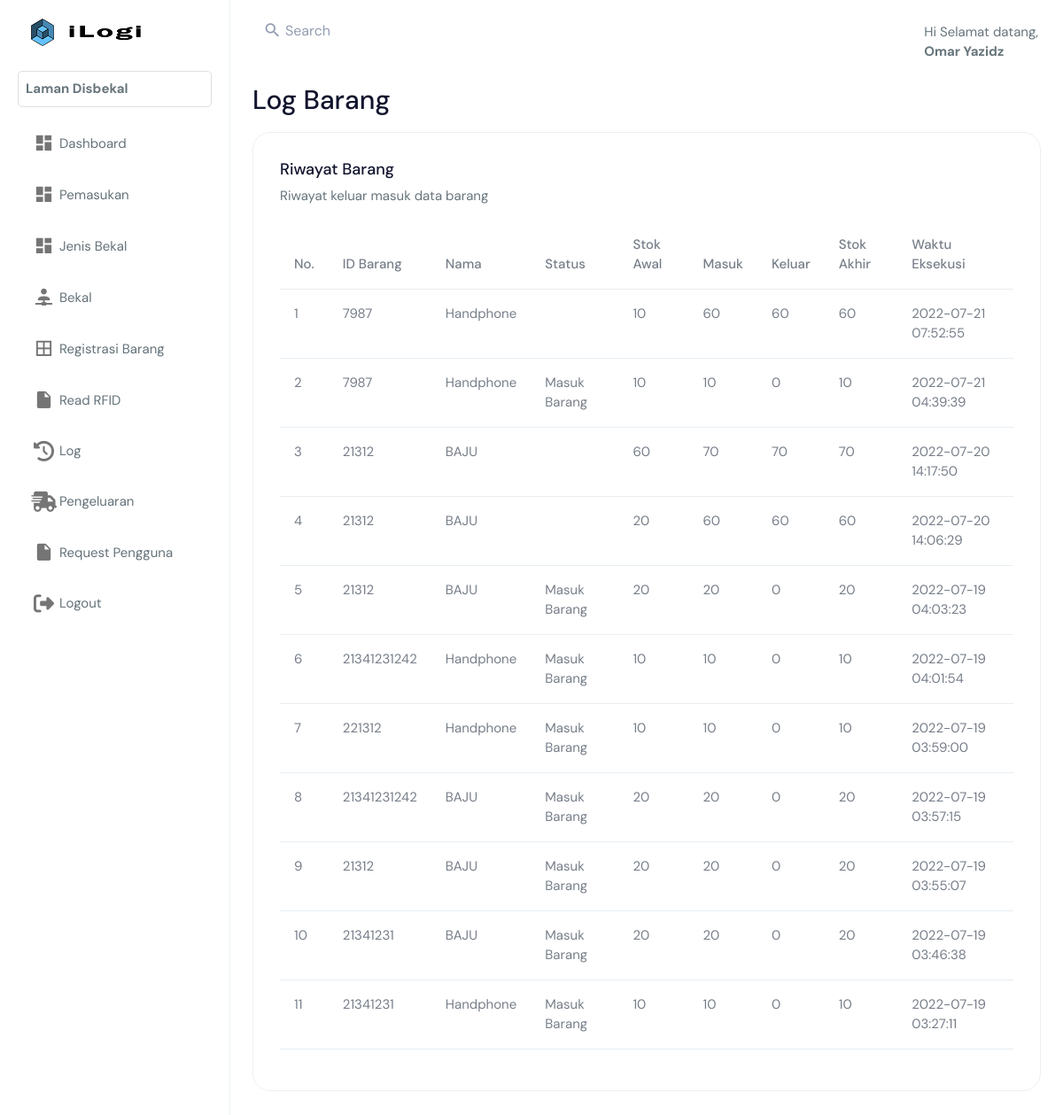
The app's page /index.php?page=log_barang.php (signed in), older data.
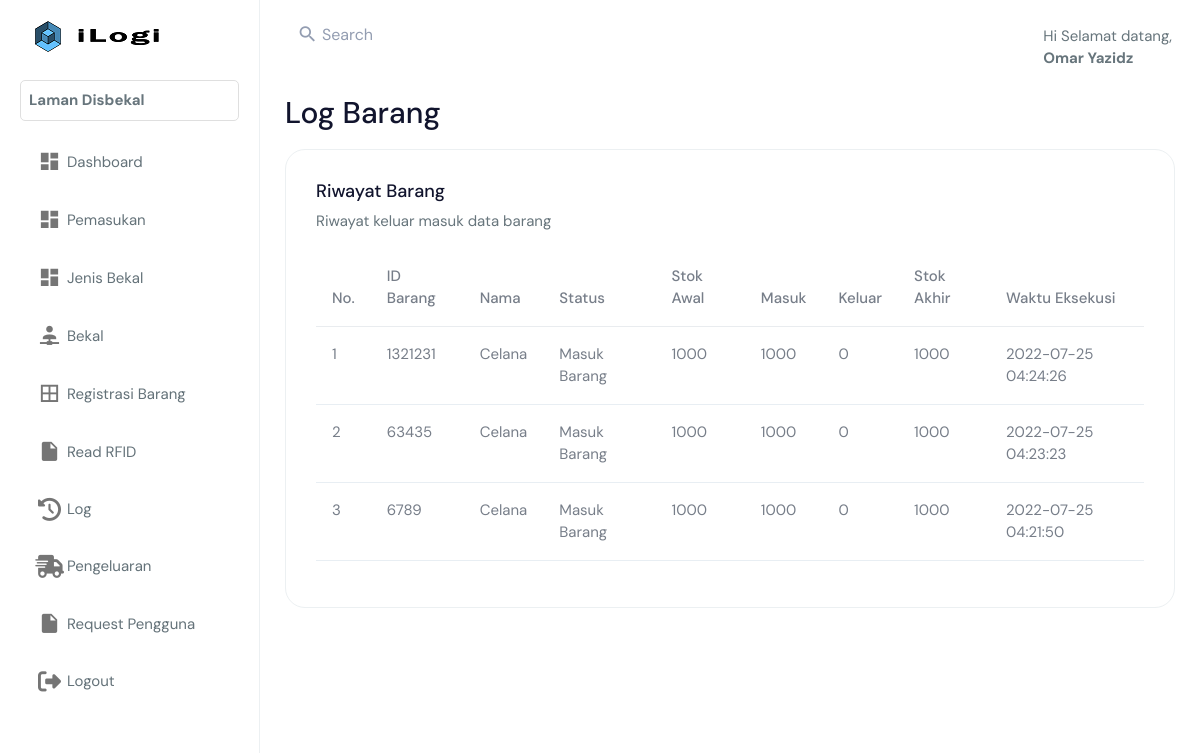
The same page, newer data.
### tables this page shows
CREATE TABLE `log` (
  `id_log` int(11) NOT NULL,
  `id_barang` varchar(11) NOT NULL,
  `nama_lama` varchar(250) NOT NULL,
  `nama_baru` varchar(250) NOT NULL,
  `status` varchar(255) NOT NULL,
  `stok_awal` int(11) NOT NULL,
  `stok_masuk` int(11) NOT NULL,
  `stok_keluar` int(11) NOT NULL,
  `stok_akhir` int(11) NOT NULL,
  `date` timestamp NOT NULL DEFAULT current_timestamp()
);

### log_barang.php (the view, shortened to what this page needs)
<body>
    <div class="page-wrapper">
        <div class="container-fluid">
            <div class="row">
                <div class="col-12">
                    <h1 style="margin:2% 0% 2% 0%">Log Barang</h1>
                    <div class="card">
                        <div class="card-body">
                            <div class="table-responsive">
                                <h4 text-align="left">Riwayat Barang</h4>
                                <p>Riwayat keluar masuk data barang</p>
                                <table class="table">
                                    <thead>
                                        <tr>
                                            <th>No.</th>
                                            <th>ID Barang</th>
                                            <th>Nama</th>
                                            <th>Status</th>
                                            <th>Stok Awal</th>
                                            <th>Masuk</th>
                                            <th>Keluar</th>
                                            <th>Stok Akhir</th>
                                            <th>Waktu Eksekusi</th>
                                        </tr>
                                    </thead>
                                    <tbody>
                                        <?php
                                            include 'database.php';
                                            $no = 1;
                                            $sql = mysqli_query($koneksi,'SELECT * FROM log LEFT JOIN barang USING(id_barang) ORDER BY id_log DESC');
                                            if (mysqli_num_rows($sql) > 0 ) {
                                            while ($row = mysqli_fetch_array($sql)){
                                        ?>
                                            <tr>
                                            <td><?php echo $no++ ?></td>
                                            <td><?php echo $row['id_barang']?></td>
                                            <td><?php echo $row['nama_baru']?></td>
                                            <td><?php echo $row['status']?></td>
                                            <td><?php echo $row['stok_awal']?></td>
                                            <td><?php echo $row['stok_masuk']?></td>
                                            <td><?php echo $row['stok_keluar']?></td>
                                            <td><?php echo $row['stok_akhir']?></td>
                                            <td><?php echo $row['date']?></td>
                                            </tr>
                                        <?php }
                                        }else { ?>
                                            <tr>
                                                <td colspan="9">Tidak ada data</td>
                                            </tr>
                                        <?php } ?>
                                </tbody>
                            </table>
                            </div>
                        </div>
                    </div>
                </div>
            </div>
        </div>
    </div>
</body>
</html>

### index.php (shortened to what this page needs)
<?php
    $page = isset($_GET['page']) ? $_GET['page'] : false;
    if($_SESSION['login']==0){
		header("location:login.php");
	} else if ($_SESSION['role']=="User"){
        $nama_user = $_SESSION['nama_user'];
        $role = $_SESSION['role'];
    }else if ($_SESSION['role']=="Penyedia"){
        $nama_user = $_SESSION['nama_user'];
        $role = $_SESSION['role'];
    }else {
        $nama_admin = $_SESSION['nama_admin'];
        $role = $_SESSION['role'];
    }
?>
<!DOCTYPE html>
<html dir="ltr" lang="en">
<head>
    <link href="assets/libs/chartist/dist/chartist.min.css" rel="stylesheet">
    <link href="assets/libs/chartist-plugin-tooltips/dist/chartist-plugin-tooltip.css" rel="stylesheet">
    <link href="dist/css/style.min.css" rel="stylesheet">
    <link href="css/style-detail-persetujuan.css" rel="stylesheet">
    <link href="css/profile.css" rel="stylesheet">
</head>
<body>
    <div id="main-wrapper" data-layout="vertical" data-navbarbg="skin5" data-sidebartype="full"
        data-sidebar-position="absolute" data-header-position="absolute" data-boxed-layout="full">
        <header class="topbar" data-navbarbg="skin6">
            <nav class="navbar top-navbar navbar-expand-md navbar-light">
            <div class="navbar-header" data-logobg="skin6">
                    <a class="navbar-brand" href="index.html">
                        <b class="logo-icon">
                            <img src="assets/images/logo.png" alt="homepage" class="dark-logo" />
                        </b>
                        <span class="logo-text">
                            <img src="assets/images/logo-text-ilogi.png" alt="homepage" class="dark-logo" />
                        </span>
                    </a>
                </div>
                <div class="navbar-collapse collapse" id="navbarSupportedContent" data-navbarbg="skin5">
                    <ul class="navbar-nav float-start me-auto">
                        <li class="nav-item search-box"> <a class="nav-link waves-effect waves-dark"
                                href="javascript:void(0)"><i class="mdi mdi-magnify me-1"></i> <span class="font-16">Search</span></a>
                        </li>
                    </ul>
                </div>
                <div style="margin:2% 1% 0% 0%;">
                    <?php
                    if ($_SESSION['role']=="User") {
                       echo "Hi Selamat datang, <b>$nama_user</b>";
                    }else if($_SESSION['role']=="Penyedia"){
                        echo "Hi Selamat datang, <b>$nama_user</b>";
                    }else {
                       echo "Hi Selamat datang, <b>$nama_admin</b>";
                    }
                    ?>
                </div>
            </nav>
        </header>
        <aside class="left-sidebar" data-sidebarbg="skin6">
            <div class="scroll-sidebar">
                <nav class="sidebar-nav">
                    <ul id="sidebarnav">
                        <div style="margin-bottom:8%; border:1px solid #DFDFDF; border-radius:5px; padding:8px;">
                            <?php echo "<b>Laman $role</b>"?>
                        </div>
                        <?php if ($_SESSION['role'] == "Disbekal") : ?>
                            <li class="sidebar-item">
                                <a class="sidebar-link waves-effect waves-dark sidebar-link" href="<?php echo BASE_URL .'index.php?page=disbekal/dashboard.php'?>" aria-expanded="false">
                                <i class="mdi mdi-view-dashboard"></i>
                                <span class="hide-menu">Dashboard</span></a>
                            </li>
                            <li class="sidebar-item">
                                <a class="sidebar-link waves-effect waves-dark sidebar-link" href="<?php echo BASE_URL .'index.php?page=disbekal/home.php'?>" aria-expanded="false">
                                <i class="mdi mdi-view-dashboard"></i>
                                <span class="hide-menu">Pemasukan</span></a>
                            </li>
                            <li class="sidebar-item">
                                <a class="sidebar-link waves-effect waves-dark sidebar-link" href="<?php echo BASE_URL .'index.php?page=disbekal/databekal.php'?>" aria-expanded="false">
                                <i class="mdi mdi-view-dashboard"></i>
                                <span class="hide-menu">Jenis Bekal</span></a>
                            </li>
                            <li class="sidebar-item">
                                <a class="sidebar-link waves-effect waves-dark sidebar-link" href="<?php echo BASE_URL."index.php?page=disbekal/databarang.php"?>" aria-expanded="false">
                                <i class="mdi mdi-account-network"> </i>
                                <span class="hide-menu">Bekal</span></a>
                            </li>
                            <li class="sidebar-item">
                                <a class="sidebar-link waves-effect waves-dark sidebar-link" href="<?php echo BASE_URL."index.php?page=disbekal/registbarang.php"?>" aria-expanded="false">
                                <i class="mdi mdi-border-all"></i>
                                <span class="hide-menu">Registrasi Barang</span></a>
                            </li>
                            <li class="sidebar-item">
                                <a class="sidebar-link waves-effect waves-dark sidebar-link" href="<?php echo BASE_URL."index.php?page=lihat_data.php"?>" aria-expanded="false">
                                <i class="mdi mdi-file"></i>
                                <span class="hide-menu">Read RFID</span></a>
                            </li>
                            <li class="sidebar-item">
                                <a class="sidebar-link waves-effect waves-dark sidebar-link" href="<?php echo BASE_URL .'index.php?page=log_barang.php'?>" aria-expanded="false">
                                <i class="fa-solid fa-clock-rotate-left"></i>
                                <span class="hide-menu">Log</span></a>
                            </li>
                            <li class="sidebar-item">
                                <a class="sidebar-link waves-effect waves-dark sidebar-link" href="<?php echo BASE_URL."index.php?page=disbekal/pengeluaran.php"?>" aria-expanded="false">
                                <i class="fa-solid fa-truck-fast"></i>
                                <span class="hide-menu">Pengeluaran</span>
                                </a>
                            </li>
                            <li class="sidebar-item">
                                <a class="sidebar-link waves-effect waves-dark sidebar-link" href="<?php echo BASE_URL."index.php?page=disbekal/request_penyedia.php"?>" aria-expanded="false">
                                <i class="mdi mdi-file"></i>
                                <span class="hide-menu">Request Pengguna</span>
                                </a>
                            </li>
                        <?php endif; ?>
                            <li class="sidebar-item">
                                <a class="sidebar-link waves-effect waves-dark sidebar-link" href="<?php echo BASE_URL."index.php?page=logout.php"?>" onclick="return confirm('Ingin Logout?')">
                                <i class="fa-solid fa-right-from-bracket"></i>
                                <span class="hide-menu">Logout</span></a>
                            </li>
                    </ul>
                </nav>
            </div>
        </aside>
    <div class="content">
        <?php
            $filename = $page;
            if(file_exists($filename)){
                include_once($filename);
            }else{
                echo "Maaf, laman tidak ditemukan";
            }
        ?>
</body>
</html>

Row changes from the older to the newer data that the page shows:
removed log: id_barang "7987", nama_baru "Handphone", stok_awal "10", stok_masuk "60", stok_keluar "60", stok_akhir "60", date "2022-07-21 07:52:55"
removed log: id_barang "7987", nama_baru "Handphone", status "Masuk Barang", stok_awal "10", stok_masuk "10", stok_keluar "0", stok_akhir "10", date "2022-07-21 04:39:39"
removed log: id_barang "21312", nama_baru "BAJU", stok_awal "60", stok_masuk "70", stok_keluar "70", stok_akhir "70", date "2022-07-20 14:17:50"
removed log: id_barang "21312", nama_baru "BAJU", stok_awal "20", stok_masuk "60", stok_keluar "60", stok_akhir "60", date "2022-07-20 14:06:29"
removed log: id_barang "21312", nama_baru "BAJU", status "Masuk Barang", stok_awal "20", stok_masuk "20", stok_keluar "0", stok_akhir "20", date "2022-07-19 04:03:23"
removed log: id_barang "21341231242", nama_baru "Handphone", status "Masuk Barang", stok_awal "10", stok_masuk "10", stok_keluar "0", stok_akhir "10", date "2022-07-19 04:01:54"
removed log: id_barang "221312", nama_baru "Handphone", status "Masuk Barang", stok_awal "10", stok_masuk "10", stok_keluar "0", stok_akhir "10", date "2022-07-19 03:59:00"
removed log: id_barang "21341231242", nama_baru "BAJU", status "Masuk Barang", stok_awal "20", stok_masuk "20", stok_keluar "0", stok_akhir "20", date "2022-07-19 03:57:15"
removed log: id_barang "21312", nama_baru "BAJU", status "Masuk Barang", stok_awal "20", stok_masuk "20", stok_keluar "0", stok_akhir "20", date "2022-07-19 03:55:07"
removed log: id_barang "21341231", nama_baru "BAJU", status "Masuk Barang", stok_awal "20", stok_masuk "20", stok_keluar "0", stok_akhir "20", date "2022-07-19 03:46:38"
removed log: id_barang "21341231", nama_baru "Handphone", status "Masuk Barang", stok_awal "10", stok_masuk "10", stok_keluar "0", stok_akhir "10", date "2022-07-19 03:27:11"
added log: id_barang "1321231", nama_baru "Celana", status "Masuk Barang", stok_awal "1000", stok_masuk "1000", stok_keluar "0", stok_akhir "1000", date "2022-07-25 04:24:26"
added log: id_barang "63435", nama_baru "Celana", status "Masuk Barang", stok_awal "1000", stok_masuk "1000", stok_keluar "0", stok_akhir "1000", date "2022-07-25 04:23:23"
added log: id_barang "6789", nama_baru "Celana", status "Masuk Barang", stok_awal "1000", stok_masuk "1000", stok_keluar "0", stok_akhir "1000", date "2022-07-25 04:21:50"
